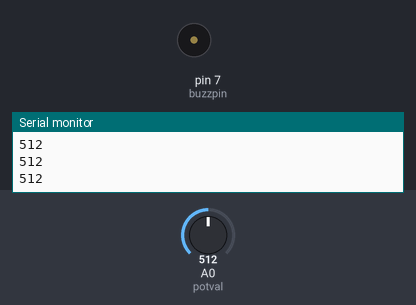
The sketch below on a simulated Arduino Uno, built with avr-gcc and run on an emulated ATmega328P. Shown: buzzer (waves = sounding, pin HIGH), the last lines printed to the serial monitor. The inputs (shaded band) are chosen by the test bench; at power-on: A0 (potval) = 512.

Above: at 1.3 s.
1.4 s: A0 (potval) set to 791
3.2 s: A0 (potval) set to 813
At 5.1 s:
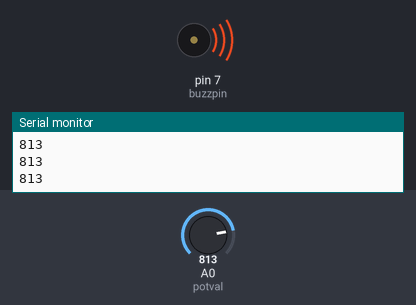
5.5 s: A0 (potval) set to 790
At 6.8 s:
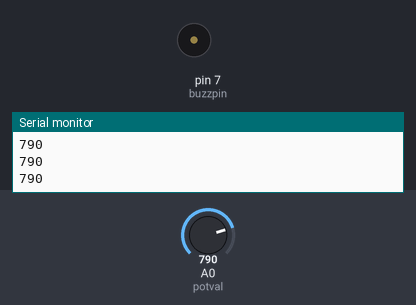
7.6 s: A0 (potval) set to 810
At 9.5 s:
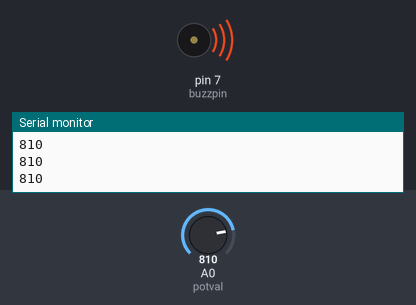
Timing chart, 0 to 10.6 s (numbered marks = the images above; inputs shaded):
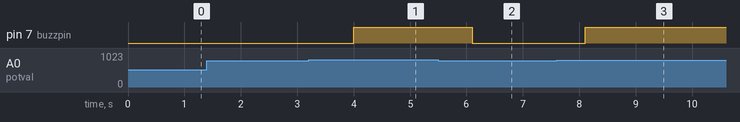

Measured:
- the behaviour switches between 799 and 800 on A0 (potval) (found by bisection; images 0 and 1)
- after the input at 3.2 s, pin 7 (buzzpin): LOW → HIGH after 0.80 s
- after the input at 5.5 s, pin 7 (buzzpin): HIGH → LOW after 0.60 s
- after the input at 7.6 s, pin 7 (buzzpin): LOW → HIGH after 0.50 s

The sketch:

ACTIVE_BUZZER.ino
```cpp
int buzzpin=7;
int mynumber;
int potval=A0;
int val;
String msg="potentiometer value";
void setup() {
  // put your setup code here, to run once:
pinMode(buzzpin,OUTPUT);
pinMode(potval,INPUT);
Serial.begin(9600);
}

void loop() {
  // put your main code here, to run repeatedly:
val=analogRead(potval);
Serial.println(val);
delay(500);
if (val>=800)
{
  digitalWrite(buzzpin,HIGH);
  delay(200);

}
else{
  digitalWrite(buzzpin,LOW);
}
}
```
